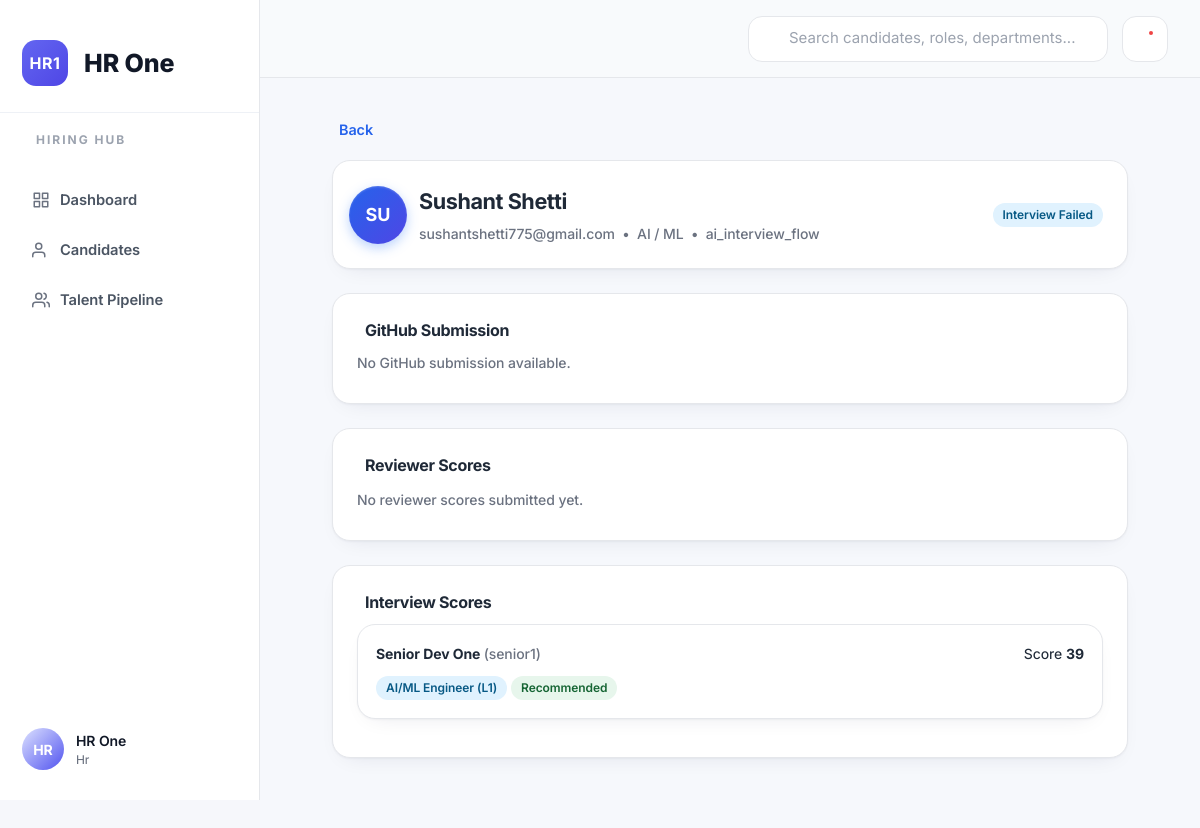
Page /hr/candidates/116828 (signed in) on the committed database.
### app/core/models.py (models this page shows)
class User(Base):
    __tablename__ = "users"
    id: Mapped[int] = mapped_column(Integer, primary_key=True, index=True)
    username: Mapped[str] = mapped_column(String(50), unique=True, nullable=False, index=True)
    password_hash: Mapped[str] = mapped_column(String(255), nullable=False)
    role: Mapped[str] = mapped_column(String(30), nullable=False, index=True)
    full_name: Mapped[str] = mapped_column(String(120), nullable=False)
    skills: Mapped[str] = mapped_column(Text, default="")
    created_at: Mapped[datetime] = mapped_column(DateTime, default=datetime.utcnow)

class Candidate(Base):
    __tablename__ = "candidates"
    id: Mapped[int] = mapped_column(Integer, primary_key=True)
    name: Mapped[str] = mapped_column(String(150), nullable=False, index=True)
    email: Mapped[str] = mapped_column(String(150), nullable=True)
    phone: Mapped[str] = mapped_column(String(30), nullable=True, index=True)
    skills: Mapped[str] = mapped_column(Text, default="")
    flow: Mapped[str | None] = mapped_column(String(50), nullable=True, index=True)  # ai_hackathon_flow | ai_interview_flow
    stage: Mapped[int] = mapped_column(Integer, default=1, index=True)
    status: Mapped[str] = mapped_column(String(30), default="new", index=True)
    created_at: Mapped[datetime] = mapped_column(DateTime, default=datetime.utcnow)
    updated_at: Mapped[datetime] = mapped_column(DateTime, default=datetime.utcnow, onupdate=datetime.utcnow)
    department: Mapped[str | None] = mapped_column(String(50), nullable=True, index=True)
    screening: Mapped[CandidateScreening | None] = relationship(back_populates="candidate", uselist=False)
    decision: Mapped[CandidateDecision | None] = relationship(back_populates="candidate", uselist=False)
    submission: Mapped[Submission | None] = relationship(back_populates="candidate", uselist=False)
    interviews: Mapped[list[Interview]] = relationship(back_populates="candidate")

class InterviewScore(Base):
    __tablename__ = "interview_scores"
    id: Mapped[int] = mapped_column(Integer, primary_key=True)
    interview_id: Mapped[int] = mapped_column(ForeignKey("interviews.id"), nullable=False)
    interviewer_id: Mapped[int] = mapped_column(ForeignKey("users.id"), nullable=False)
    score: Mapped[int] = mapped_column(Integer, nullable=False)
    notes: Mapped[str] = mapped_column(Text, default="")
    role_assessed: Mapped[str]    # stores Q4 "Role Candidate is Assessed for"
    recommendation: Mapped[str]   # stores Q37 "Overall Recommendation"
    created_at: Mapped[datetime] = mapped_column(DateTime, default=datetime.utcnow)
    __table_args__ = (UniqueConstraint("interview_id", "interviewer_id", name="uq_interview_reviewer"),)
    interview: Mapped[Interview] = relationship(back_populates="scores")
    interviewer: Mapped[User] = relationship()

### app/routes/hr.py (the view)
@router.get(
    "/hr/candidates/{candidate_id}",
    name="final_candidate_summary",
)
def final_candidate_detail(
    request: Request,
    candidate_id: int,
    message: str = "",
    error: str = "",
    db: Session = Depends(get_db),
    user: User = Depends(require_role("hr", "admin")),
):
    candidate = db.scalar(
        select(Candidate)
        .where(Candidate.id == candidate_id)
        .options(
            selectinload(Candidate.submission).selectinload(Submission.reviews),
            selectinload(Candidate.interviews).selectinload(Interview.scores).selectinload(InterviewScore.interviewer),
        )
    )
    if not candidate:
        raise HTTPException(status_code=404, detail="Candidate not found")
    seniors = list(
        db.scalars(
            select(User)
            .where(User.role == "senior_dev")
            .order_by(User.full_name.asc())
        )
    )
    raw_reviews = (candidate.submission.reviews if candidate.submission else []) or []
    raw_reviews = sorted(raw_reviews, key=lambda r: r.created_at)
    score_ids = [
        score.id
        for interview in candidate.interviews or []
        for score in interview.scores or []
        if getattr(score, "id", None) is not None
    ]
    category_map: dict[int, list[AssessmentCategoryScore]] = {}
    if score_ids:
        category_rows = db.scalars(
            select(AssessmentCategoryScore).where(
                AssessmentCategoryScore.interview_score_id.in_(score_ids)
            )
        ).all()
        for category in category_rows:
            category_map.setdefault(category.interview_score_id, []).append(category)
    hackathon_reviews = []
    for r in raw_reviews:
        hackathon_reviews.append({
            "reviewer_id": r.reviewer_id,
            "creativity": r.creativity,
            "technical": r.technical_execution,
            "feasibility": r.feasibility,
            "problem_fit": r.problem_fit_demo,
            "weighted_total": r.weighted_total,
            "comments": r.comments,
        })
    submission = candidate.submission
    github_url = None
    github_submitted_at = None
    if submission:
        for field in ("github_url", "repo_url", "repository_url", "github_link", "github_repo"):
            value = getattr(submission, field, None)
            if value:
                github_url = value
                break
        for field in ("submitted_at", "created_at", "uploaded_at"):
            value = getattr(submission, field, None)
            if value:
                github_submitted_at = value
                break
    interview_scores = []
    for interview in sorted(candidate.interviews or [], key=lambda i: getattr(i, "id", 0)):
        for score in (interview.scores or []):
            interviewer = getattr(score, "interviewer", None)
            interview_scores.append({
                "interview_id": interview.id,
                "interviewer_name": getattr(interviewer, "full_name", None) or "Unknown",
                "interviewer_username": getattr(interviewer, "username", None) or "",
                "score": getattr(score, "score", None),
                "role_assessed": getattr(score, "role_assessed", None),
                "recommendation": getattr(score, "recommendation", None),
                "comments": getattr(score, "comments", None) or getattr(score, "feedback", None) or getattr(score, "notes", None),
                "categories": [
                    {
                        "category_title": category.category_title,
                        "raw_score": category.raw_score,
                        "max_score": category.max_score,
                        "percentage": category.percentage,
                    }
                    for category in category_map.get(score.id, [])
                ],
            })
    weighted_totals = [
        r["weighted_total"] for r in hackathon_reviews if r["weighted_total"] is not None
    ]
    avg_weighted_total = (
        round(sum(weighted_totals) / len(weighted_totals), 1) if weighted_totals else None
    )
    return templates.TemplateResponse(
        request,
        "final_candidate_summary.html",
        {
            "user": user,
            "candidate": candidate,
            "message": message,
            "error": error,
            "seniors": seniors,
            "github_url": github_url,
            "github_submitted_at": github_submitted_at,
            "hackathon_reviews": hackathon_reviews,
            "interview_scores": interview_scores,
            "avg_weighted_total": avg_weighted_total,
        },
    )

### templates/final_candidate_summary.html (shortened to what this page needs)
{% extends "base.html" %}
{% block content %}
<div class="content">
    <div class="row mb-3">
        <div class="flex-1">
            <a href="javascript:history.back()" class="btn btn-link">
                Back
            </a>
        </div>
    </div>
    <div class="card">
        <div class="row">
            <div class="avatar-badge">
                {{ candidate.name[:2]|upper }}
            </div>
            <div class="flex-1">
                <h2 style="margin-bottom:6px;">
                    {{ candidate.name }}
                </h2>
                <div class="muted">
                    {{ candidate.email or "-" }}
                    &nbsp;•&nbsp;
                    {{ candidate.department or "-" }}
                    &nbsp;•&nbsp;
                    {{ candidate.flow or "-" }}
                </div>
            </div>
            {% if candidate.status == "accepted" %}
                <span class="badge badge-success">
            {% elif candidate.status == "interview_scheduled" %}
                <span class="badge badge-warning">
            {% elif candidate.status == "rejected" %}
                <span class="badge badge-danger">
            {% else %}
                <span class="badge badge-info">
            {% endif %}
                {{ candidate.status|replace("_"," ")|title }}
            </span>
        </div>
    </div>
    {% if user.role == "hr" %}
    <div class="card">
        <h3 class="card-title">
            GitHub Submission
        </h3>
        {% if github_url %}
        <div class="row">
            <div class="flex-1">
                <div class="mono" style="font-weight:600;">
                    {{ github_url|replace("https://github.com/","") }}
                </div>
                <div class="muted mt-1">
                    {% if github_submitted_at %}
                        Submitted {{ github_submitted_at.strftime("%b %-d, %Y %H:%M") }}
                    {% else %}
                        Submission date unavailable
                    {% endif %}
                </div>
            </div>
            <a href="{{ github_url }}"
               target="_blank"
               class="btn btn-dark btn-sm">
                <i class="ti ti-external-link"></i>
                View Repository
            </a>
        </div>
        {% else %}
        <p class="muted">
            No GitHub submission available.
        </p>
        {% endif %}
    </div>
    <div class="card">
        <div class="row mb-2">
            <h3 class="card-title" style="margin:0;">
                Reviewer Scores
            </h3>
        </div>
        {% if hackathon_reviews %}
        <div class="table-wrap">
            <table class="table">
                <thead>
                <tr>
                    <th>Reviewer</th>
                    <th>Creativity</th>
                    <th>Technical</th>
                    <th>Feasibility</th>
                    <th>Problem Fit</th>
                    <th>Total</th>
                    <th>Comments</th>
                </tr>
                </thead>
                <tbody>
                {% for review in hackathon_reviews %}
                <tr>
                    <td class="mono">
                        {{ review.reviewer_id or "-" }}
                    </td>
                    <td>
                        {{ review.creativity if review.creativity is not none else "-" }}
                    </td>
                    <td>
                        {{ review.technical if review.technical is not none else "-" }}
                    </td>
                    <td>
                        {{ review.feasibility if review.feasibility is not none else "-" }}
                    </td>
                    <td>
                        {{ review.problem_fit if review.problem_fit is not none else "-" }}
                    </td>
                    <td>
                        <strong>
                        {% if review.weighted_total is not none %}
                            {{ "%.1f"|format(review.weighted_total) }}
                        {% else %}
                            -
                        {% endif %}
                        </strong>
                    </td>
                    <td>
                        {{ review.comments or "-" }}
                    </td>
                </tr>
                {% endfor %}
                </tbody>
            </table>
        </div>
        {% else %}
        <p class="muted">
            No reviewer scores submitted yet.
        </p>
        {% endif %}
    </div>
{% endif %}
    <div class="card">
        <h3 class="card-title">
            Interview Scores
        </h3>
        {% if interview_scores %}
            {% for entry in interview_scores %}
            <div class="card" style="margin-bottom:14px;padding:18px;">
                <div class="row">
                    <div class="flex-1">
                        <strong>
                            {{ entry.interviewer_name }}
                        </strong>
                        {% if entry.interviewer_username %}
                            <span class="muted">
                                ({{ entry.interviewer_username }})
                            </span>
                        {% endif %}
                    </div>
                    <div>
                        Score
                        <strong>
                            {{ entry.score }}
                        </strong>
                    </div>
                </div>
                <div class="mt-2">
                    {% if entry.role_assessed %}
                        <span class="badge badge-info">
                            {{ entry.role_assessed }}
                        </span>
                    {% endif %}
                    {% if entry.recommendation == "recommended" %}
                        <span class="badge badge-success">
                    {% elif entry.recommendation == "not_recommended" %}
                        <span class="badge badge-danger">
                    {% elif entry.recommendation == "strongly_recommended" %}
                        <span class="badge badge-info">
                    {% else %}
                        <span class="badge badge-warning">
                    {% endif %}
                        {{ entry.recommendation|replace("_"," ")|title }}
                    </span>
                </div>
            </div>
            {% endfor %}
        {% else %}
        <p class="muted">
            No interview scores submitted yet.
        </p>
        {% endif %}
    </div>
</div>
{% endblock %}

### templates/_sidebar.html (shortened to what this page needs)
<aside class="sidebar">
    <div class="sidebar-brand">
        <div class="sidebar-logo">
            <div class="logo-icon">HR1</div>
            <div class="logo-text">
                HR One
            </div>
        </div>
    </div>
     <div class="sidebar-title">
            HIRING HUB
        </div>
  <nav>
    <ul class="sidebar-nav">
      <li>
        <a href="{{ request.url_for('dashboard').path }}">
          <svg class="icon" viewBox="0 0 24 24" fill="none" stroke="currentColor" stroke-width="2" stroke-linecap="round" stroke-linejoin="round"><rect x="3" y="3" width="7" height="7"/><rect x="14" y="3" width="7" height="7"/><rect x="3" y="14" width="7" height="7"/><rect x="14" y="14" width="7" height="7"/></svg>
          <span>Dashboard</span>
        </a>
      </li>
      {% if user.role in ["hr", "admin"] %}
        <li>
          <a href="{{ request.url_for('hr_candidates').path }}">
            <svg class="icon" viewBox="0 0 24 24" fill="none" stroke="currentColor" stroke-width="2" stroke-linecap="round" stroke-linejoin="round"><path d="M17 21v-2a4 4 0 0 0-4-4H5a4 4 0 0 0-4 4v2"/><circle cx="9" cy="7" r="4"/></svg>
            <span>Candidates</span>
          </a>
        </li>
      {% endif %}
      {% if user.role in ["hr", "admin"] %}
        <li>
         <a href="{{ request.url_for('talent_pipeline').path }}">
            <svg class="icon" viewBox="0 0 24 24" fill="none" stroke="currentColor" stroke-width="2" stroke-linecap="round" stroke-linejoin="round"><path d="M17 21v-2a4 4 0 0 0-4-4H5a4 4 0 0 0-4 4v2"/><circle cx="9" cy="7" r="4"/><path d="M23 21v-2a4 4 0 0 0-3-3.87"/><path d="M16 3.13a4 4 0 0 1 0 7.75"/></svg>
            <span>Talent Pipeline</span>
          </a>
        </li>
      {% endif %}
    </ul>
  </nav>
 <div class="sidebar-footer">
    <div class="sidebar-user">
        <div class="sidebar-user-avatar">
            {{ (user.full_name or "HR")[:2]|upper }}
        </div>
        <div class="sidebar-user-info">
            <div class="sidebar-user-name">
                {{ user.full_name }}
            </div>
            <div class="sidebar-user-role">
                {{ user.role|capitalize }}
            </div>
        </div>
    </div>
</div>
</aside>

### rows in the picture
User: full_name "HR", full_name "HR One", role "Hr"
Candidate: name "SU", name "Sushant Shetti", email "sushantshetti775@gmail.com", department "AI / ML", flow "ai_interview_flow", status "Interview Failed"
User: interviewer_name "Senior Dev One", interviewer_username "senior1"
InterviewScore: role_assessed "AI/ML Engineer (L1)", recommendation "Recommended"

### other values in the picture
{{ entry.score }} "39"
